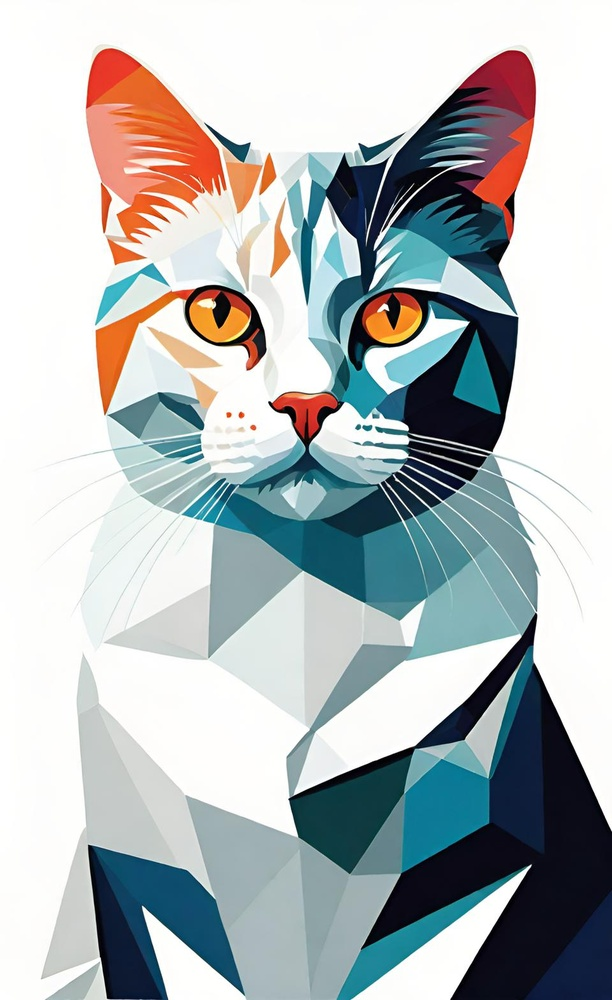
#> input picture data/sample_images/cat.jpg, 612 x 1000 px, shrunk from 960 x 1568 before the run
$ python -i ai.py   (imports and definitions only)
#> lines starting #> are read from the running program, lines starting #| are printed output that depends on the picture; after the words box and inside, x2 and y2 are one past the last pixel; in counts of white or black regions, pixels touching at a corner belong together
import asyncio

from typing import Sequence
import cv2
import numpy as np
import perchance

from PIL import Image


def get_prompt(prompt_phrase: str):
    """Filters prompt phrase and returns a clean Perchance prompt."""
    # TODO
    return prompt_phrase


def get_contours(img: Image.Image) -> Sequence[np.ndarray]:
    """Generates"""
    opencv_image = np.array(img)

    gray_image = cv2.cvtColor(opencv_image, cv2.COLOR_RGB2GRAY)
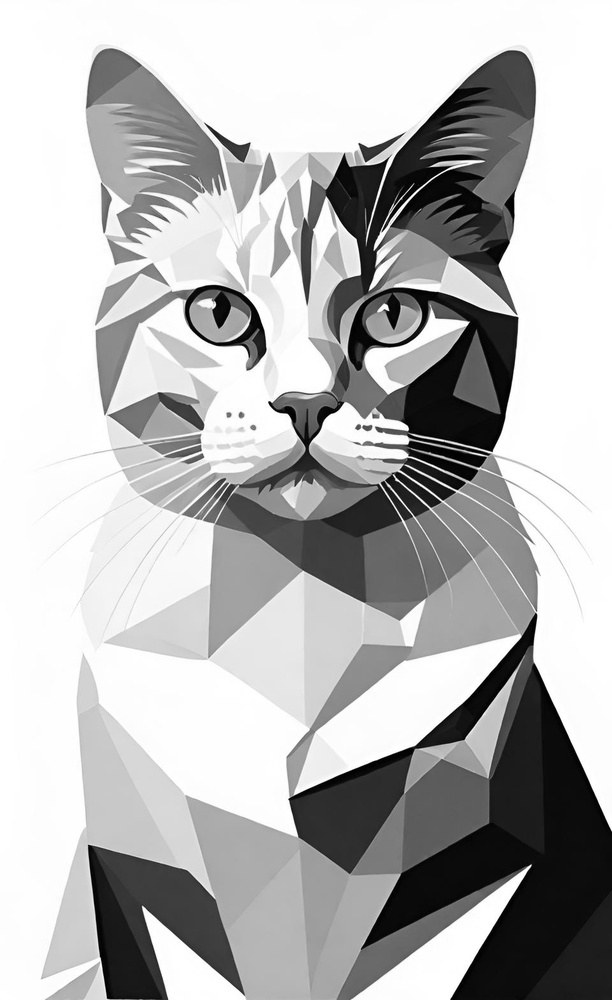
#> gray_image: shape (1000, 612); min 0, max 255, mean 182.5

    _, binary_image = cv2.threshold(
        gray_image, 127, 255, cv2.THRESH_BINARY
    )
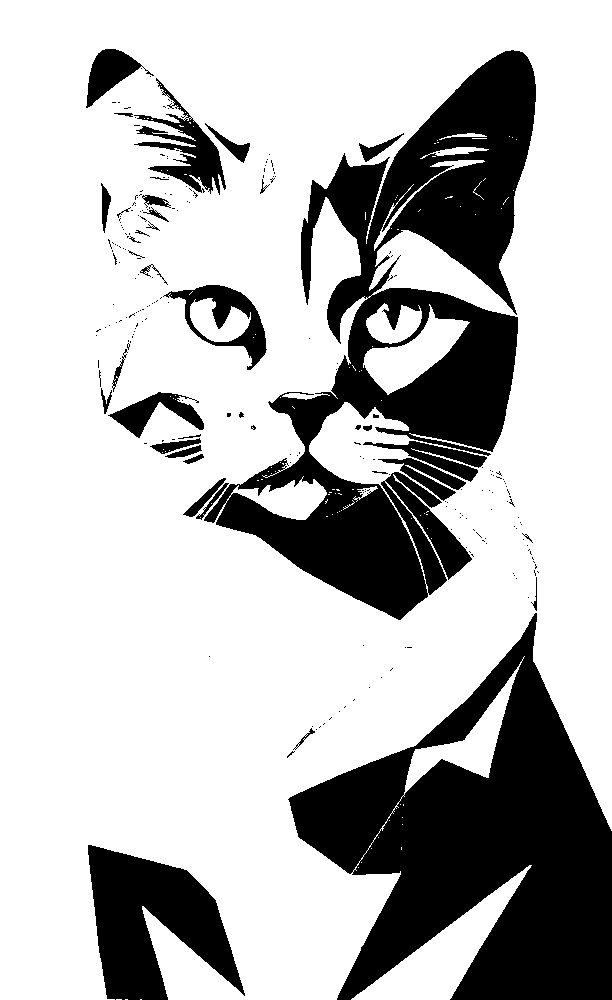
#> binary_image: shape (1000, 612); 73.5% white; 248 black regions (209 under 20 px)

    contours, _ = cv2.findContours(
        binary_image, cv2.RETR_EXTERNAL, cv2.CHAIN_APPROX_SIMPLE
    )
#> contours = 15 contours, 13 with area under 20; largest, box (x1, y1, x2, y2) and area: (0, 0, 612, 1000) 525076, (351, 865, 532, 1000) 6600

    return contours


# [30 lines not run here, left out]

>>> import cv2
>>> picture = cv2.cvtColor(cv2.imread('../../data/sample_images/cat.jpg'), cv2.COLOR_BGR2RGB)
>>> result = get_contours(picture)
#> result has the same summary as contours in get_contours
